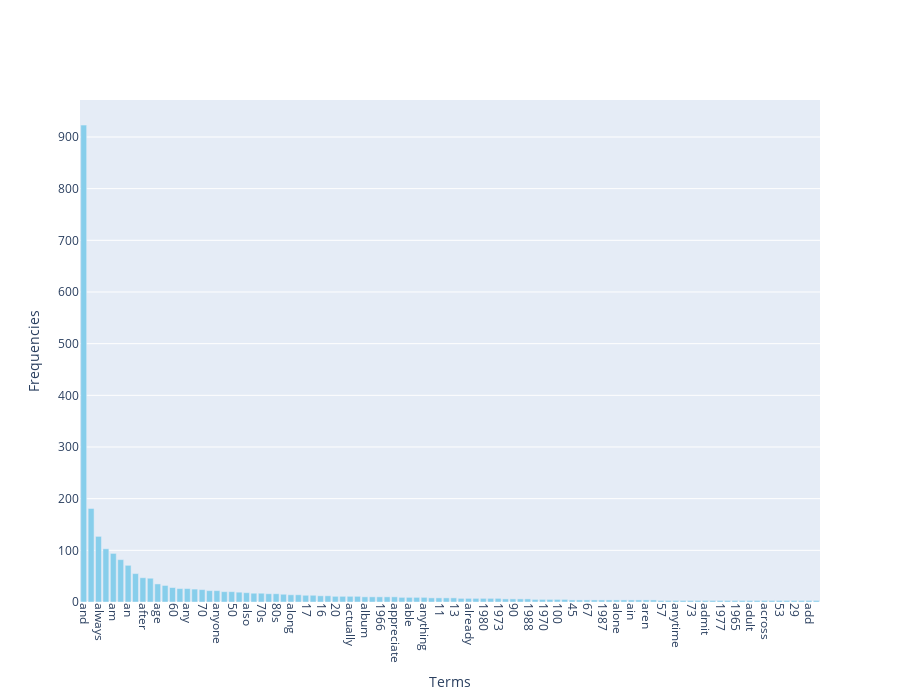

The code cell stored with this chart in its notebook:
### Markdown cell above
Sorted

### Code cell
# initialize
top_k = 100
top_terms_idx = np.argsort(-frequencies)[:top_k]  # greater
top_terms = terms[top_terms_idx]
top_frequencies = frequencies[top_terms_idx]

# draw
fig = go.Figure(
    data=[
        go.Bar(
            x=top_terms, 
            y=top_frequencies, 
            marker_color='skyblue'
        )
    ]
)

# plot settings 
fig.update_layout(
    xaxis_title='Terms',
    yaxis_title='Frequencies',
    xaxis_tickangle=90,
    height=700,
    width=900
)

# show
fig.show()

### Figure 1 — Plotly figure (JSON) as saved in the notebook; plotly's stock layout.template omitted (floating-point values rounded to 4 significant figures)
{"data": [{"marker": {"color": "skyblue"}, "type": "bar", "x": ["and", "all", "always", "are", "am", "about", "an", "again", "after", "ago", "age", "amazing", "60", "another", "any", "2019", "70", "anymore", "anyone", "60s", "50", "80", "also", "almost", "70s", "10", "80s", "14", "along", "absolutely", "17", "40", "16", "1963", "20", "30", "actually", "12", "album", "15", "1966", "angel", "appreciate", "18", "able", "alive", "anything", "although", "11", "2018", "13", "50s", "already", "anybody", "1980", "agree", "1973", "90s", "90", "19", "1988", "1st", "1970", "1960", "100", "47", "45", "25", "67", "55", "1987", "1976", "alone", "actress", "ain", "1954", "aren", "appreciated", "57", "28", "anytime", "apart", "73", "afternoon", "admit", "aged", "1977", "1970s", "1965", "against", "adult", "76", "across", "62", "53", "21", "29", "27", "add", "1967"], "y": [923, 181, 127, 103, 94, 82, 71, 55, 47, 46, 35, 32, 28, 26, 26, 25, 24, 22, 22, 20, 20, 19, 18, 17, 17, 16, 16, 15, 14, 14, 13, 13, 12, 12, 11, 11, 11, 11, 10, 10, 10, 10, 10, 9, 9, 9, 9, 8, 8, 8, 8, 7, 7, 7, 7, 7, 7, 6, 6, 6, 6, 5, 5, 5, 5, 5, 4, 4, 4, 4, 4, 4, 4, 4, 4, 4, 4, 4, 3, 3, 3, 3, 3, 3, 3, 3, 3, 3, 3, 3, 3, 3, 3, 3, 3, 3, 3, 3, 3, 3]}], "layout": {"height": 700, "width": 900, "xaxis": {"tickangle": 90, "title": {"text": "Terms"}}, "yaxis": {"title": {"text": "Frequencies"}}}}
